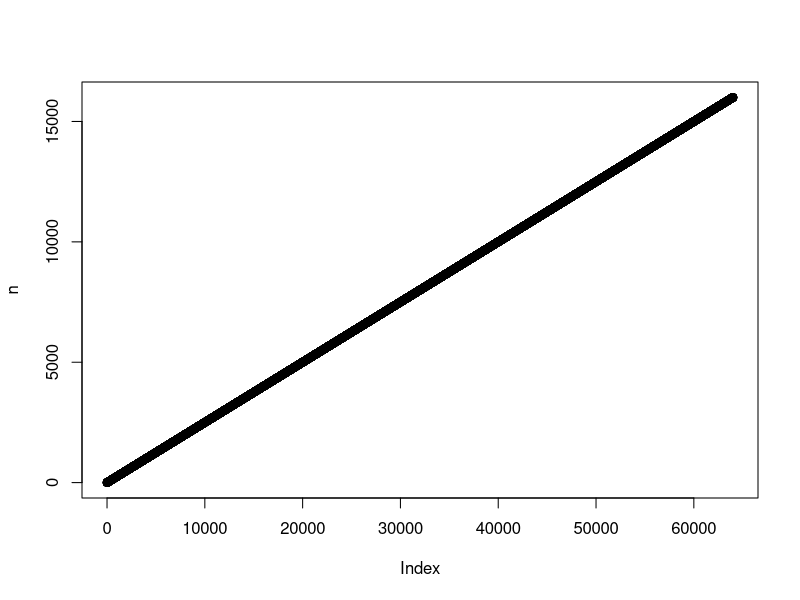
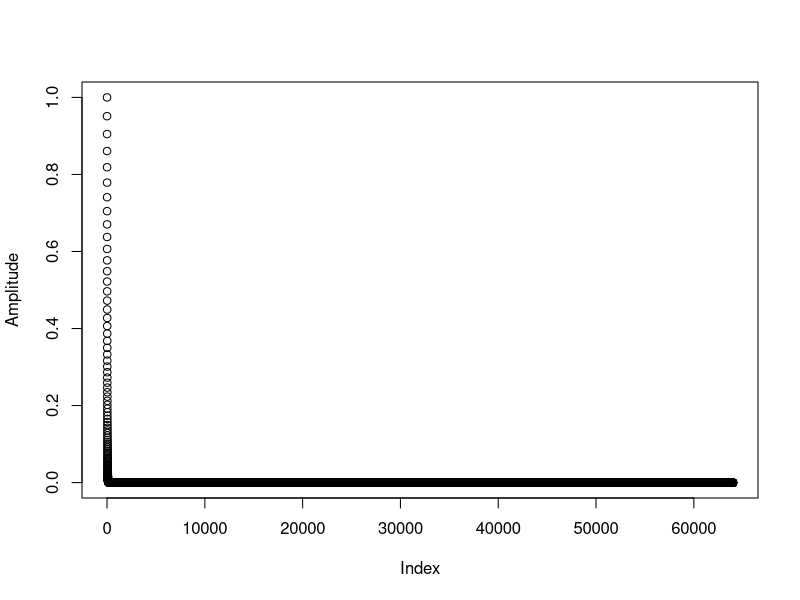
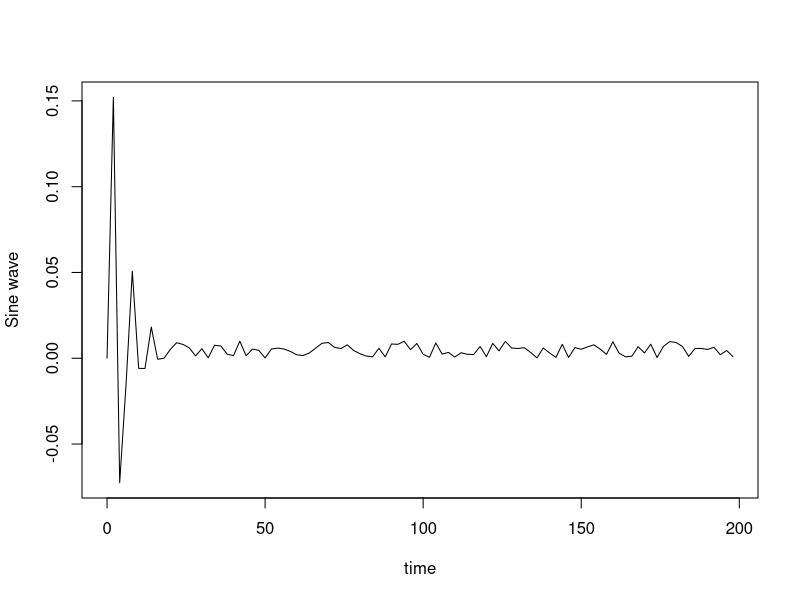

R code for these plots, in order:
S_rate = 8000
T <- 1/S_rate
t <- 2
N <- S_rate*2
n = seq(0, 2*S_rate, 0.25)

plot(n)
Amplitude = exp(-0.2*n)
plot(Amplitude)

t = seq(0, 8000, by = 2) #1:10000
length(t)
y = unlist(Map('+', 0.25*exp(-0.22*t)*sin(t),  runif(length(t))/100 ))
plot(t[1:100],y[1:100],type="l", xlab="time", ylab="Sine wave")

